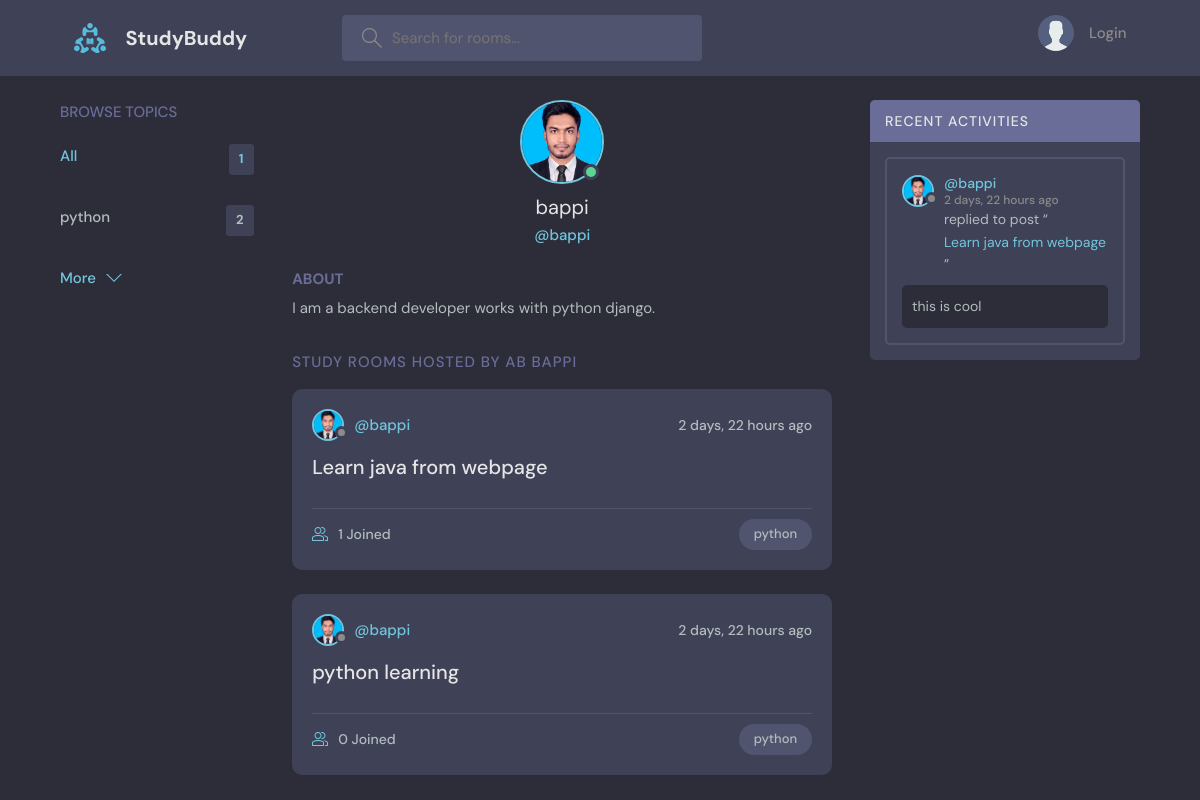
Before: /user_profile/1 with the older database file.
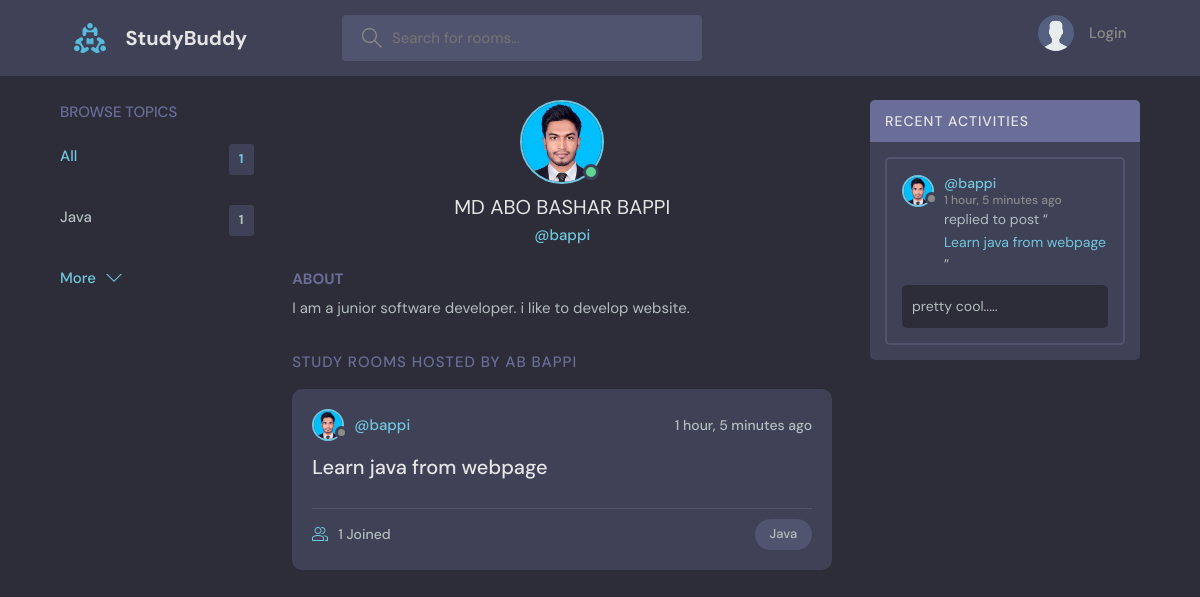
After: the same page with the newer database file.
### base/models.py (models this page shows, shortened)
class Topic(models.Model):
    name = models.CharField(max_length=200)

class User(AbstractUser):
    name = models.CharField(max_length=200, null = True)
    email = models.EmailField(unique=True, null = True)
    bio = models.TextField(null=True)
    avatar = models.ImageField(null= True, default='avatar.svg')
    USERNAME_FIELD = 'email'
    REQUIRED_FIELDS = ['username']

class Rooms(models.Model):
    host = models.ForeignKey(User, on_delete=models.SET_NULL, null=True)
    topic = models.ForeignKey(Topic, on_delete=models.SET_NULL, null=True)
    name = models.CharField(max_length=200)
    description = models.TextField(null=True, blank=True)
    participants = models.ManyToManyField(User, related_name='participants', blank=True)
    updated = models.DateTimeField(auto_now=True)
    created = models.DateTimeField(auto_now_add=True)
    class Meta:
        ordering = ['-updated','-created']
    def __str__(self):
        return self.name

class Message(models.Model):
    user = models.ForeignKey(User, on_delete=models.CASCADE)
    room = models.ForeignKey(Rooms, on_delete=models.CASCADE)
    body = models.TextField(max_length=200)
    updated = models.DateTimeField(auto_now=True)
    created = models.DateTimeField(auto_now_add=True)
    class Meta:
        ordering = ['-updated','-created']

### base/views.py (the view)
# urls.py: path('user_profile/<str:pk>', views.userProfile, name='user_profile'),
def userProfile(request,pk):
    user = User.objects.get(id=pk)
    rooms = user.rooms_set.all()
    room_messages = user.message_set.all()
    topics = Topic.objects.all()
    context = {'user':user, 'rooms':rooms, 'room_messages':room_messages, 'topics': topics}
    return render(request, 'base/profile.html',context)

### base/templates/base/profile.html (shortened to what this page needs)
{% extends 'main.html' %}
{% block content %}
<main class="profile-page layout layout--3">
  <div class="container">
    {% include 'base/topics_compo.html' %}
    <div class="roomList">
      <div class="profile">
        <div class="profile__avatar">
          <div class="avatar avatar--large active">
            <img src="{{user.avatar.url}}" />
          </div>
        </div>
        <div class="profile__info">
          <h3>{{user.name}}</h3>
          <p>@{{user.username}}</p>
        </div>
        <div class="profile__about">
          <h3>About</h3>
          <p>
            {{user.bio}}
          </p>
        </div>
      </div>
      <div class="roomList__header">
        <div>
          <h2>Study Rooms Hosted by AB Bappi</a>
          </h2>
        </div>
      </div>
      {% include 'base/feed_component.html' %}
    </div>
    {% include 'base/activity_compo.html' %}
  </div>
</main>
{% endblock content %}

### base/templates/base/topics_compo.html
<div class="topics">
    <div class="topics__header">
      <h2>Browse Topics</h2>
    </div>
    <ul class="topics__list">
      <li>
        <a href="{% url 'home' %}" class="active">All <span>{{ topics.count }}</span></a>
      </li>
      {% for topic in topics %}
      <li>
        <a href="{% url 'home' %}?q={{topic.name}}"> {{ topic.name }} <span>{{topic.rooms_set.all.count}}</span></a>
      </li>
      {% endfor%}
    </ul>
    <a class="btn btn--link" href="{% url 'topics' %}">
      More
      <svg version="1.1" xmlns="http://www.w3.org/2000/svg" width="32" height="32" viewBox="0 0 32 32">
        <title>chevron-down</title>
        <path d="M16 21l-13-13h-3l16 16 16-16h-3l-13 13z"></path>
      </svg>
    </a>
  </div>

### base/templates/base/feed_component.html (shortened to what this page needs)
{% for room in rooms %}
<div class="roomListRoom">
    <div class="roomListRoom__header">
        <a href="" class="roomListRoom__author">
            <div class="avatar avatar--small">
                <img src="{{room.host.avatar.url}}" />
            </div>
            <span>@{{room.host.username}}</span>
        </a>
        <div class="roomListRoom__actions">
            <span>{{room.created|timesince}} ago</span>
        </div>
    </div>
    <div class="roomListRoom__content">
        <a href="{% url 'room' room.id %}">{{room.name}}</a>
    </div>
    <div class="roomListRoom__meta">
        <a href="{% url 'room' room.id %}" class="roomListRoom__joined">
            {{room.participants.all.count}} Joined
        </a>
        <p class="roomListRoom__topic">{{room.topic.name}}</p>
    </div>
</div>
{% endfor %}

### base/templates/base/activity_compo.html (shortened to what this page needs)
  <div class="activities">
    <div class="activities__header">
        <h2>Recent Activities</h2>
    </div>
    {% for message in room_messages %}
    <div class="activities__box">
        <div class="activities__boxHeader roomListRoom__header">
            <a href="{% url 'user_profile' message.user.id %}" class="roomListRoom__author">
                <div class="avatar avatar--small">
                    <img src="{{message.user.avatar.url}}" />
                </div>
                <p>
                    @{{message.user.username}}
                    <span>{{message.created|timesince}} ago</span>
                </p>
            </a>
        </div>
        <div class="activities__boxContent">
            <p>replied to post “<a href="{% url 'room' message.room.id %}">{{message.room}}</a>”</p>
            <div class="activities__boxRoomContent">{{message.body}}</div>
        </div>
    </div>
    {% endfor %}
</div>

Changed rows visible on the page:
removed Rooms: host.avatar (picture), host.username "bappi", created "2 days, 22 hours", name "Learn java from webpage", participants.all.count "1", topic.name "python"
changed Topic: name "python" → "Java"; rooms_set.all.count "2" → "1"
changed User "bappi": avatar: a different picture; name "bappi" → "MD ABO BASHAR BAPPI"; bio "I am a backend developer works with python django." → "I am a junior software developer. i like to develop website."
changed Rooms "bappi": host.avatar: a different picture; created "2 days, 22 hours" → "1 hour, 5 minutes"; name "python learning" → "Learn java from webpage"; participants.all.count "0" → "1"; topic.name "python" → "Java"
changed Message "bappi": user.avatar: a different picture; created "2 days, 22 hours" → "1 hour, 5 minutes"; body "this is cool" → "pretty cool....."
